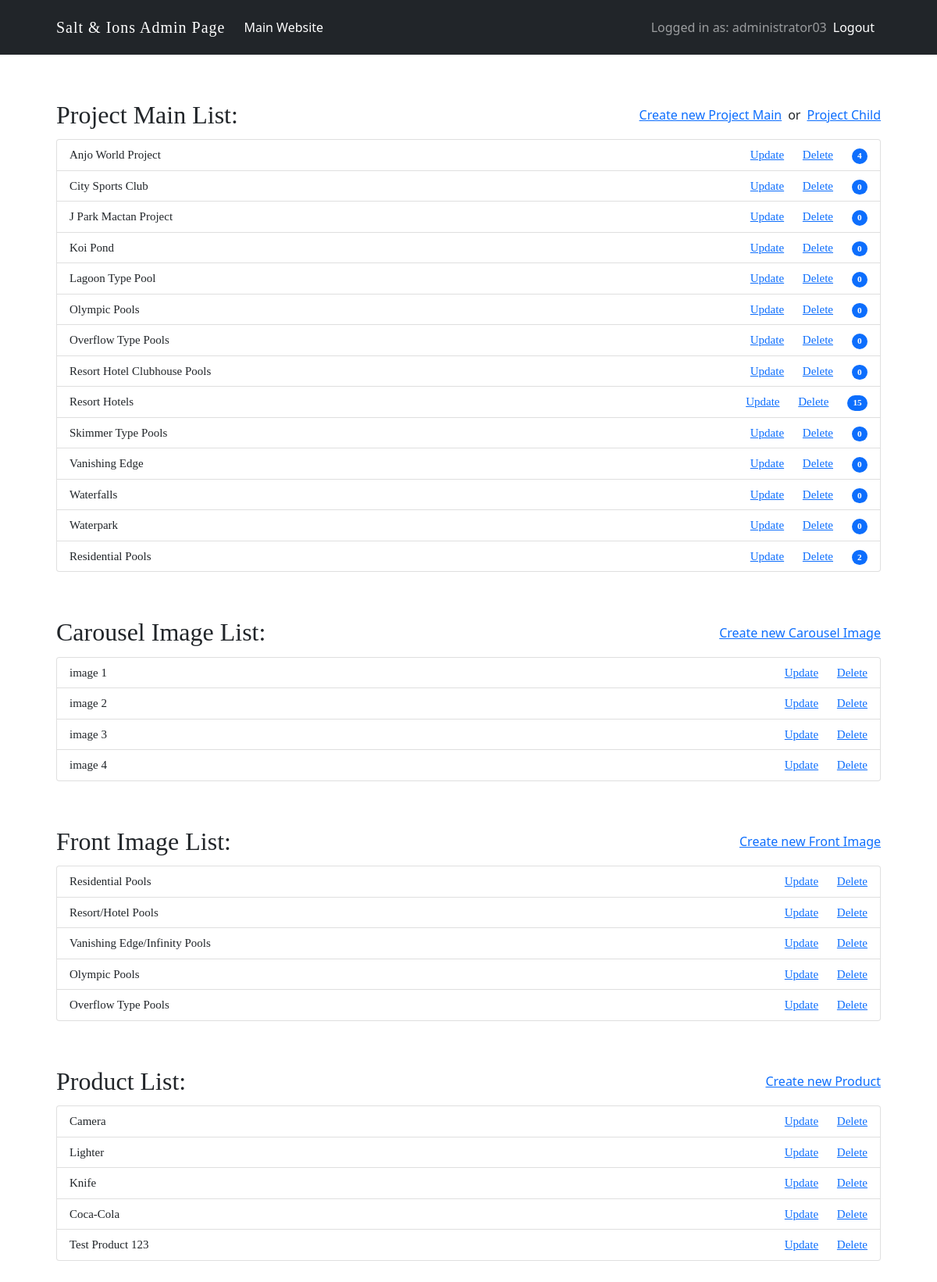
Screenshot of /project_list/create/ (signed in) with the database file from the repository.
### main_app/models.py (models this page shows, shortened)
class User(AbstractUser):
    pass

class ProjectMainModel(models.Model):
    project_main_name = models.CharField(max_length=60)
    project_main_image = models.ImageField(upload_to="project_images/main_images/", default="placeholder-image.png")

class CarouselModel(models.Model):
    carousel_name = models.CharField(max_length=60)
    carousel_image = models.ImageField(upload_to="project_images/carousel_images/", default="placeholder-image.png")

class FrontModel(models.Model):
    front_name = models.CharField(max_length=60)
    front_image = models.ImageField(upload_to="project_images/front_images/", default="placeholder-image.png")
    front_main = models.ForeignKey(ProjectMainModel, on_delete=models.CASCADE, related_name='front')

class ProductModel(models.Model):
    product_name = models.CharField(max_length=60)
    project_image = models.ImageField(upload_to="product_images/", default="placeholder-image.png")
    product_description = models.CharField(max_length=100)

### main_app/views.py (the view)
# urls.py: path('create/', create_page, name='create_page'),
@login_required
def create_page(request):
    project_main = ProjectMainModel.objects.all()
    carousel_items = CarouselModel.objects.all()
    front_items = FrontModel.objects.all()
    product_items = ProductModel.objects.all()
    context = {
        "project_main":project_main,
        "carousel_items":carousel_items,
        "front_items":front_items,
        "product_items":product_items,
    }
    return render(request, "main_app/project_create.html", context)

### main_app/templates/main_app/project_create.html
{% extends 'base_create.html' %} {% load static %} {% block content %}
<div class="create_main_wrapper">
  <div class="create_secondary_wrapper">
    <div class="container">
      <div class="create_title_wrapper">
        <h2 class="create_title">Project Main List:</h2>
        <div class="create_button_wrapper">
          <a href="{% url 'main_app:create_main' %}">Create new Project Main</a>
          <span class="create_separator">or</span>
          <a href="{% url 'main_app:create_child' %}">Project Child</a>
        </div>
      </div>
      <ul class="list-group">
        {% for project_main_item in project_main %}
        <li class="list-group-item d-flex justify-content-between align-items-center create_list">
          {{ project_main_item.project_main_name }}
          <div class="create_items_right_wrapper">
            <a class="create_items_right_separator" href="{% url 'main_app:update_main' project_main_item.pk %}">Update</a>
            <a class="create_items_right_separator" href="{% url 'main_app:delete_main' project_main_item.pk %}">Delete</a>
            <a class="create_items_right_separator" href="{% url 'main_app:create_main_detail' project_main_item.pk %}"><span class="badge bg-primary rounded-pill">{{ project_main_item.children.count }}</span></a>
          </div>
        </li>
        {% endfor %}
      </ul>
    </div>
  </div>
  <div class="create_secondary_wrapper">
    <div class="container">
      <div class="create_title_wrapper">
        <h2 class="create_title">Carousel Image List:</h2>
        <div class="create_button_wrapper">
          <a href="{% url 'main_app:create_carousel' %}">Create new Carousel Image</a>
        </div>
      </div>
      <ul class="list-group">
        {% for carousel_item in carousel_items %}
        <li class="list-group-item d-flex justify-content-between align-items-center create_list">
          {{ carousel_item.carousel_name }}
          <div class="create_items_right_wrapper">
            <a class="create_items_right_separator" href="{% url 'main_app:update_carousel' carousel_item.pk %}">Update</a>
            <a class="create_items_right_separator" href="{% url 'main_app:delete_carousel' carousel_item.pk %}">Delete</a>
          </div>
        </li>
        {% endfor %}
      </ul>
    </div>
  </div>
  <div class="create_secondary_wrapper">
    <div class="container">
      <div class="create_title_wrapper">
        <h2 class="create_title">Front Image List:</h2>
        <div class="create_button_wrapper">
          <a href="{% url 'main_app:create_front' %}">Create new Front Image</a>
        </div>
      </div>
      <ul class="list-group">
        {% for front_item in front_items %}
        <li class="list-group-item d-flex justify-content-between align-items-center create_list">
          {{ front_item.front_name }}
          <div class="create_items_right_wrapper">
            <a class="create_items_right_separator" href="{% url 'main_app:update_front' front_item.pk %}">Update</a>
            <a class="create_items_right_separator" href="{% url 'main_app:delete_front' front_item.pk %}">Delete</a>
          </div>
        </li>
        {% endfor %}
      </ul>
    </div>
  </div>
  <div class="create_secondary_wrapper">
    <div class="container">
      <div class="create_title_wrapper">
        <h2 class="create_title">Product List:</h2>
        <div class="create_button_wrapper">
          <a href="{% url 'main_app:create_product' %}">Create new Product</a>
        </div>
      </div>
      <ul class="list-group">
        {% for product_item in product_items %}
        <li class="list-group-item d-flex justify-content-between align-items-center create_list">
          {{ product_item.product_name }}
          <div class="create_items_right_wrapper">
            <a class="create_items_right_separator" href="{% url 'main_app:update_product' product_item.pk %}">Update</a>
            <a class="create_items_right_separator" href="{% url 'main_app:delete_product' product_item.pk %}">Delete</a>
          </div>
        </li>
        {% endfor %}
      </ul>
    </div>
  </div>
</div>
{% endblock content %}

### templates/navbar_create.html (shortened to what this page needs)
{% load static %}
<nav class="navbar navbar-expand-lg navbar-dark bg-dark">
  <div class="container">
    {% if request.user.is_authenticated %}
    <a class="navbar-brand" href="{% url 'main_app:create_page' %}">Salt & Ions Admin Page</a>
    {% else %}
    <a class="navbar-brand" href="#">Salt & Ions Admin Page</a>
    {% endif %}
    <div class="collapse navbar-collapse" id="navbarNavDropdown">
      <ul class="navbar-nav me-auto">
        <li class="nav-item">
          <a class="nav-link active" aria-current="page" href="{% url 'landing_page' %}">Main Website</a>
        </li>
      </ul>
      <ul class="navbar-nav d-flex">
        {% if request.user.is_authenticated %}
        <span class="navbar-text">
          Logged in as: {{ request.user.username }}
        </span>
        <li class="nav-item">
          <a class="nav-link active" aria-current="page" href="{% url 'logout' %}">Logout</a>
        </li>
        {% else %}
        <li class="nav-item">
          <a class="nav-link active" aria-current="page" href="{% url 'login' %}">Login</a>
        </li>
      </ul>
      {% endif %}
    </div>
  </div>
</nav>

### static/css/styles.css (style rules this page uses)
html { scroll-behavior: smooth; }
.container { max-width: 1080px; }
.navbar { background-color: transparent; padding-top: 15px; padding-bottom: 15px; }
.navbar-brand { font-family: 'metropolis'; font-size: 20px; color: #fff; letter-spacing: 1px; }
.create_main_wrapper { padding-top: 23px; padding-bottom: 23px; }
.create_secondary_wrapper { padding-top: 23px; padding-bottom: 23px; }
.create_title_wrapper { display: flex; justify-content:space-between; }
.create_title { font-family: 'metropolis'; margin-top: 12px; margin-bottom: 12px; }
.create_button_wrapper { display: flex; align-items: center; }
.create_list { font-family: 'metropolis'; font-size: 15px; }
.create_separator { margin-left: 8px; margin-right: 8px; }
.create_items_right_separator { margin-left: 20px; }

### rows the page displays
User: user.username "administrator03"
ProjectMainModel: project_main_name "Anjo World Project", children.count "4"
ProjectMainModel: project_main_name "City Sports Club", children.count "0"
ProjectMainModel: project_main_name "J Park Mactan Project", children.count "0"
ProjectMainModel: project_main_name "Koi Pond", children.count "0"
ProjectMainModel: project_main_name "Lagoon Type Pool", children.count "0"
ProjectMainModel: project_main_name "Olympic Pools", children.count "0"
ProjectMainModel: project_main_name "Overflow Type Pools", children.count "0"
ProjectMainModel: project_main_name "Resort Hotel Clubhouse Pools", children.count "0"
ProjectMainModel: project_main_name "Resort Hotels", children.count "15"
ProjectMainModel: project_main_name "Skimmer Type Pools", children.count "0"
ProjectMainModel: project_main_name "Vanishing Edge", children.count "0"
ProjectMainModel: project_main_name "Waterfalls", children.count "0"
ProjectMainModel: project_main_name "Waterpark", children.count "0"
ProjectMainModel: project_main_name "Residential Pools", children.count "2"
CarouselModel: carousel_name "image 1"
CarouselModel: carousel_name "image 2"
CarouselModel: carousel_name "image 3"
CarouselModel: carousel_name "image 4"
FrontModel: front_name "Residential Pools"
FrontModel: front_name "Resort/Hotel Pools"
FrontModel: front_name "Vanishing Edge/Infinity Pools"
FrontModel: front_name "Olympic Pools"
FrontModel: front_name "Overflow Type Pools"
ProductModel: product_name "Camera"
ProductModel: product_name "Lighter"
ProductModel: product_name "Knife"
ProductModel: product_name "Coca-Cola"
ProductModel: product_name "Test Product 123"
